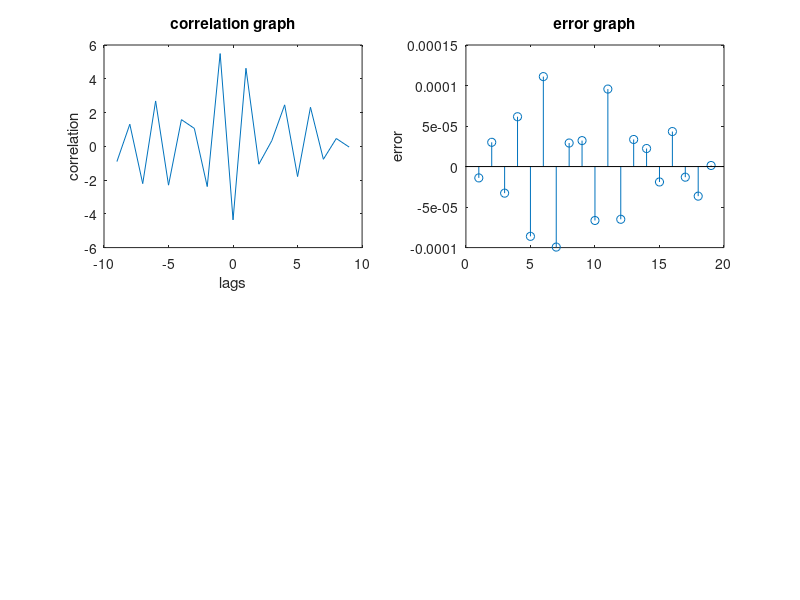

Reproduce this figure in MATLAB.
% PRABHAT KUMAR RAI --- EE18MTECH01005
% CSP ASSIGNMENT 2
% PROBLEM 2 -- CORRELATION

clear all; close all; clc; format long;
a = [-0.831662009587695 0.634029328751641 -0.767445067471676	1.21423064425930 -0.398089786809545	0.577773754381422 0.836673932101677	-0.308971047587158 1.58778525229245	-0.182021563971272];
b = [0.256258710000824 -0.299311523023751 1.18013824251201 -0.724526570403471 0.963365491184473 0.0611683879836982 -0.126424722362053 1.08772832230303 -0.743741290000000 1.08772832230147 ];
Z=xcorr(a,b);     %original correlation
A=[]; B=[];
for i=1:length(a)
    A1=round(a(i)*(2^14));
    A=[A A1];
end
A2=A/(2^14);
for i=1:length(b)
    B1=round(b(i)*(2^14));
    B=[B B1];
end
B2=B/(2^14);
[Z1 lags]=xcorr(A2,B2);  % fixed correlation
Z2=Z-Z1  % error between original correlation and fixed one
subplot(2,2,1); plot(lags,Z1);xlabel('lags'); ylabel('correlation'); title('correlation graph')
subplot(2,2,2); stem(Z2); ylabel('error'); title('error graph')